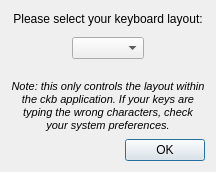
<?xml version="1.0" encoding="UTF-8"?>
<ui version="4.0">
 <class>LayoutDialog</class>
 <widget class="QDialog" name="LayoutDialog">
  <property name="geometry">
   <rect>
    <x>0</x>
    <y>0</y>
    <width>216</width>
    <height>172</height>
   </rect>
  </property>
  <property name="windowTitle">
   <string>Keyboard Layout</string>
  </property>
  <layout class="QGridLayout" name="gridLayout">
   <item row="6" column="0" colspan="3">
    <spacer name="verticalSpacer">
     <property name="orientation">
      <enum>Qt::Vertical</enum>
     </property>
     <property name="sizeHint" stdset="0">
      <size>
       <width>20</width>
       <height>40</height>
      </size>
     </property>
    </spacer>
   </item>
   <item row="0" column="1">
    <spacer name="verticalSpacer_3">
     <property name="orientation">
      <enum>Qt::Vertical</enum>
     </property>
     <property name="sizeType">
      <enum>QSizePolicy::Expanding</enum>
     </property>
     <property name="sizeHint" stdset="0">
      <size>
       <width>20</width>
       <height>40</height>
      </size>
     </property>
    </spacer>
   </item>
   <item row="7" column="0" colspan="3">
    <widget class="QDialogButtonBox" name="buttonBox">
     <property name="orientation">
      <enum>Qt::Horizontal</enum>
     </property>
     <property name="standardButtons">
      <set>QDialogButtonBox::Ok</set>
     </property>
    </widget>
   </item>
   <item row="1" column="0" colspan="3">
    <widget class="QLabel" name="label">
     <property name="text">
      <string>Please select your keyboard layout:</string>
     </property>
     <property name="alignment">
      <set>Qt::AlignCenter</set>
     </property>
    </widget>
   </item>
   <item row="3" column="2">
    <spacer name="horizontalSpacer_2">
     <property name="orientation">
      <enum>Qt::Horizontal</enum>
     </property>
     <property name="sizeHint" stdset="0">
      <size>
       <width>40</width>
       <height>20</height>
      </size>
     </property>
    </spacer>
   </item>
   <item row="4" column="1">
    <spacer name="verticalSpacer_2">
     <property name="orientation">
      <enum>Qt::Vertical</enum>
     </property>
     <property name="sizeType">
      <enum>QSizePolicy::Fixed</enum>
     </property>
     <property name="sizeHint" stdset="0">
      <size>
       <width>20</width>
       <height>15</height>
      </size>
     </property>
    </spacer>
   </item>
   <item row="3" column="0">
    <spacer name="horizontalSpacer">
     <property name="orientation">
      <enum>Qt::Horizontal</enum>
     </property>
     <property name="sizeHint" stdset="0">
      <size>
       <width>40</width>
       <height>20</height>
      </size>
     </property>
    </spacer>
   </item>
   <item row="3" column="1">
    <widget class="QComboBox" name="comboBox"/>
   </item>
   <item row="5" column="0" colspan="3">
    <widget class="QLabel" name="label_2">
     <property name="font">
      <font>
       <pointsize>8</pointsize>
       <italic>true</italic>
      </font>
     </property>
     <property name="text">
      <string>Note: this only controls the layout within the ckb application. If your keys are typing the wrong characters, check your system preferences.</string>
     </property>
     <property name="alignment">
      <set>Qt::AlignCenter</set>
     </property>
     <property name="wordWrap">
      <bool>true</bool>
     </property>
    </widget>
   </item>
   <item row="2" column="1">
    <spacer name="verticalSpacer_4">
     <property name="orientation">
      <enum>Qt::Vertical</enum>
     </property>
     <property name="sizeType">
      <enum>QSizePolicy::Fixed</enum>
     </property>
     <property name="sizeHint" stdset="0">
      <size>
       <width>20</width>
       <height>5</height>
      </size>
     </property>
    </spacer>
   </item>
  </layout>
 </widget>
 <resources/>
 <connections>
  <connection>
   <sender>buttonBox</sender>
   <signal>accepted()</signal>
   <receiver>LayoutDialog</receiver>
   <slot>accept()</slot>
   <hints>
    <hint type="sourcelabel">
     <x>248</x>
     <y>254</y>
    </hint>
    <hint type="destinationlabel">
     <x>157</x>
     <y>274</y>
    </hint>
   </hints>
  </connection>
  <connection>
   <sender>buttonBox</sender>
   <signal>rejected()</signal>
   <receiver>LayoutDialog</receiver>
   <slot>reject()</slot>
   <hints>
    <hint type="sourcelabel">
     <x>316</x>
     <y>260</y>
    </hint>
    <hint type="destinationlabel">
     <x>286</x>
     <y>274</y>
    </hint>
   </hints>
  </connection>
 </connections>
</ui>
